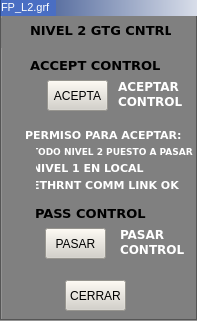
<?xml version="1.0" encoding="UTF-8"?>
<ui version="4.0">
 <class>WNivel2</class>
 <widget class="QWidget" name="WNivel2">
  <property name="geometry">
   <rect>
    <x>0</x>
    <y>0</y>
    <width>197</width>
    <height>321</height>
   </rect>
  </property>
  <property name="minimumSize">
   <size>
    <width>197</width>
    <height>321</height>
   </size>
  </property>
  <property name="maximumSize">
   <size>
    <width>197</width>
    <height>16777215</height>
   </size>
  </property>
  <property name="windowTitle">
   <string>WNivel2</string>
  </property>
  <property name="styleSheet">
   <string notr="true">background-color: rgb(128, 128, 128);</string>
  </property>
  <widget class="QFrame" name="frame">
   <property name="geometry">
    <rect>
     <x>1</x>
     <y>18</y>
     <width>195</width>
     <height>30</height>
    </rect>
   </property>
   <property name="styleSheet">
    <string notr="true">border: rgb(255, 255, 255);
color: none;
border-color: rgb(255, 255, 255);</string>
   </property>
   <property name="frameShape">
    <enum>QFrame::Box</enum>
   </property>
   <property name="frameShadow">
    <enum>QFrame::Raised</enum>
   </property>
  </widget>
  <widget class="QFrame" name="frame_2">
   <property name="geometry">
    <rect>
     <x>0</x>
     <y>0</y>
     <width>241</width>
     <height>16</height>
    </rect>
   </property>
   <property name="styleSheet">
    <string notr="true">background-color: qlineargradient(spread:pad, x1:0, y1:0, x2:1, y2:0, stop:0 rgba(43, 71, 134, 255), stop:1 rgba(255, 255, 255, 255));</string>
   </property>
   <property name="frameShape">
    <enum>QFrame::Panel</enum>
   </property>
   <property name="frameShadow">
    <enum>QFrame::Raised</enum>
   </property>
   <property name="lineWidth">
    <number>0</number>
   </property>
  </widget>
  <widget class="QLabel" name="lbNivGTGT">
   <property name="geometry">
    <rect>
     <x>30</x>
     <y>20</y>
     <width>141</width>
     <height>21</height>
    </rect>
   </property>
   <property name="baseSize">
    <size>
     <width>0</width>
     <height>0</height>
    </size>
   </property>
   <property name="font">
    <font>
     <family>Verdana</family>
     <pointsize>10</pointsize>
     <weight>75</weight>
     <bold>true</bold>
    </font>
   </property>
   <property name="text">
    <string>NIVEL 2 GTG CNTRL</string>
   </property>
  </widget>
  <widget class="QLabel" name="lbAcceptT">
   <property name="geometry">
    <rect>
     <x>30</x>
     <y>55</y>
     <width>141</width>
     <height>21</height>
    </rect>
   </property>
   <property name="baseSize">
    <size>
     <width>0</width>
     <height>0</height>
    </size>
   </property>
   <property name="font">
    <font>
     <family>Verdana</family>
     <pointsize>10</pointsize>
     <weight>75</weight>
     <bold>true</bold>
    </font>
   </property>
   <property name="text">
    <string>ACCEPT CONTROL</string>
   </property>
  </widget>
  <widget class="QPushButton" name="btAceptar">
   <property name="geometry">
    <rect>
     <x>47</x>
     <y>80</y>
     <width>61</width>
     <height>31</height>
    </rect>
   </property>
   <property name="styleSheet">
    <string notr="true">background-color: rgb(212, 208, 200);
</string>
   </property>
   <property name="text">
    <string>ACEPTA</string>
   </property>
  </widget>
  <widget class="QLabel" name="lbAceCT">
   <property name="geometry">
    <rect>
     <x>118</x>
     <y>74</y>
     <width>68</width>
     <height>41</height>
    </rect>
   </property>
   <property name="baseSize">
    <size>
     <width>0</width>
     <height>0</height>
    </size>
   </property>
   <property name="font">
    <font>
     <family>Verdana</family>
     <pointsize>8</pointsize>
     <weight>75</weight>
     <bold>true</bold>
    </font>
   </property>
   <property name="text">
    <string>&lt;!DOCTYPE HTML PUBLIC &quot;-//W3C//DTD HTML 4.0//EN&quot; &quot;http://www.w3.org/TR/REC-html40/strict.dtd&quot;&gt;
&lt;html&gt;&lt;head&gt;&lt;meta name=&quot;qrichtext&quot; content=&quot;1&quot; /&gt;&lt;style type=&quot;text/css&quot;&gt;
p, li { white-space: pre-wrap; }
&lt;/style&gt;&lt;/head&gt;&lt;body style=&quot; font-family:'Verdana'; font-size:8pt; font-weight:600; font-style:normal;&quot;&gt;
&lt;p style=&quot; margin-top:0px; margin-bottom:0px; margin-left:0px; margin-right:0px; -qt-block-indent:0; text-indent:0px;&quot;&gt;&lt;span style=&quot; font-size:9pt; color:#ffffff;&quot;&gt;ACEPTAR&lt;/span&gt;&lt;/p&gt;
&lt;p style=&quot; margin-top:0px; margin-bottom:0px; margin-left:0px; margin-right:0px; -qt-block-indent:0; text-indent:0px;&quot;&gt;&lt;span style=&quot; font-size:9pt; color:#ffffff;&quot;&gt;CONTROL&lt;/span&gt;&lt;/p&gt;&lt;/body&gt;&lt;/html&gt;</string>
   </property>
  </widget>
  <widget class="QLabel" name="lbPerA">
   <property name="geometry">
    <rect>
     <x>25</x>
     <y>125</y>
     <width>165</width>
     <height>20</height>
    </rect>
   </property>
   <property name="font">
    <font>
     <family>Verdana</family>
     <pointsize>8</pointsize>
     <weight>75</weight>
     <bold>true</bold>
    </font>
   </property>
   <property name="text">
    <string>&lt;!DOCTYPE HTML PUBLIC &quot;-//W3C//DTD HTML 4.0//EN&quot; &quot;http://www.w3.org/TR/REC-html40/strict.dtd&quot;&gt;
&lt;html&gt;&lt;head&gt;&lt;meta name=&quot;qrichtext&quot; content=&quot;1&quot; /&gt;&lt;style type=&quot;text/css&quot;&gt;
p, li { white-space: pre-wrap; }
&lt;/style&gt;&lt;/head&gt;&lt;body style=&quot; font-family:'Verdana'; font-size:8pt; font-weight:600; font-style:normal;&quot;&gt;
&lt;p style=&quot; margin-top:0px; margin-bottom:0px; margin-left:0px; margin-right:0px; -qt-block-indent:0; text-indent:0px;&quot;&gt;&lt;span style=&quot; color:#ffffff;&quot;&gt;PERMISO PARA ACEPTAR:&lt;/span&gt;&lt;/p&gt;&lt;/body&gt;&lt;/html&gt;</string>
   </property>
  </widget>
  <widget class="QLabel" name="lbTodP">
   <property name="geometry">
    <rect>
     <x>32</x>
     <y>142</y>
     <width>165</width>
     <height>20</height>
    </rect>
   </property>
   <property name="font">
    <font>
     <family>Verdana</family>
     <pointsize>7</pointsize>
     <weight>75</weight>
     <bold>true</bold>
    </font>
   </property>
   <property name="styleSheet">
    <string notr="true">background-color: rgba(255, 255, 255, 0);</string>
   </property>
   <property name="text">
    <string>&lt;!DOCTYPE HTML PUBLIC &quot;-//W3C//DTD HTML 4.0//EN&quot; &quot;http://www.w3.org/TR/REC-html40/strict.dtd&quot;&gt;
&lt;html&gt;&lt;head&gt;&lt;meta name=&quot;qrichtext&quot; content=&quot;1&quot; /&gt;&lt;style type=&quot;text/css&quot;&gt;
p, li { white-space: pre-wrap; }
&lt;/style&gt;&lt;/head&gt;&lt;body style=&quot; font-family:'Verdana'; font-size:7pt; font-weight:600; font-style:normal;&quot;&gt;
&lt;p style=&quot; margin-top:0px; margin-bottom:0px; margin-left:0px; margin-right:0px; -qt-block-indent:0; text-indent:0px;&quot;&gt;&lt;span style=&quot; color:#ffffff;&quot;&gt;TODO NIVEL 2 PUESTO A PASAR&lt;/span&gt;&lt;/p&gt;&lt;/body&gt;&lt;/html&gt;</string>
   </property>
  </widget>
  <widget class="QLabel" name="lbNivL">
   <property name="geometry">
    <rect>
     <x>32</x>
     <y>158</y>
     <width>121</width>
     <height>20</height>
    </rect>
   </property>
   <property name="font">
    <font>
     <family>Verdana</family>
     <pointsize>8</pointsize>
     <weight>75</weight>
     <bold>true</bold>
    </font>
   </property>
   <property name="text">
    <string>&lt;!DOCTYPE HTML PUBLIC &quot;-//W3C//DTD HTML 4.0//EN&quot; &quot;http://www.w3.org/TR/REC-html40/strict.dtd&quot;&gt;
&lt;html&gt;&lt;head&gt;&lt;meta name=&quot;qrichtext&quot; content=&quot;1&quot; /&gt;&lt;style type=&quot;text/css&quot;&gt;
p, li { white-space: pre-wrap; }
&lt;/style&gt;&lt;/head&gt;&lt;body style=&quot; font-family:'Verdana'; font-size:8pt; font-weight:600; font-style:normal;&quot;&gt;
&lt;p style=&quot; margin-top:0px; margin-bottom:0px; margin-left:0px; margin-right:0px; -qt-block-indent:0; text-indent:0px;&quot;&gt;&lt;span style=&quot; color:#ffffff;&quot;&gt;NIVEL 1 EN LOCAL&lt;/span&gt;&lt;/p&gt;&lt;/body&gt;&lt;/html&gt;</string>
   </property>
  </widget>
  <widget class="QLabel" name="lbEthC">
   <property name="geometry">
    <rect>
     <x>32</x>
     <y>175</y>
     <width>151</width>
     <height>20</height>
    </rect>
   </property>
   <property name="font">
    <font>
     <family>Verdana</family>
     <pointsize>8</pointsize>
     <weight>75</weight>
     <bold>true</bold>
    </font>
   </property>
   <property name="text">
    <string>&lt;!DOCTYPE HTML PUBLIC &quot;-//W3C//DTD HTML 4.0//EN&quot; &quot;http://www.w3.org/TR/REC-html40/strict.dtd&quot;&gt;
&lt;html&gt;&lt;head&gt;&lt;meta name=&quot;qrichtext&quot; content=&quot;1&quot; /&gt;&lt;style type=&quot;text/css&quot;&gt;
p, li { white-space: pre-wrap; }
&lt;/style&gt;&lt;/head&gt;&lt;body style=&quot; font-family:'Verdana'; font-size:8pt; font-weight:600; font-style:normal;&quot;&gt;
&lt;p style=&quot; margin-top:0px; margin-bottom:0px; margin-left:0px; margin-right:0px; -qt-block-indent:0; text-indent:0px;&quot;&gt;&lt;span style=&quot; color:#ffffff;&quot;&gt;ETHRNT COMM LINK OK&lt;/span&gt;&lt;/p&gt;&lt;/body&gt;&lt;/html&gt;</string>
   </property>
  </widget>
  <widget class="QLabel" name="lbPassT">
   <property name="geometry">
    <rect>
     <x>35</x>
     <y>203</y>
     <width>141</width>
     <height>21</height>
    </rect>
   </property>
   <property name="baseSize">
    <size>
     <width>0</width>
     <height>0</height>
    </size>
   </property>
   <property name="font">
    <font>
     <family>Verdana</family>
     <pointsize>10</pointsize>
     <weight>75</weight>
     <bold>true</bold>
    </font>
   </property>
   <property name="text">
    <string>PASS CONTROL</string>
   </property>
  </widget>
  <widget class="QLabel" name="lbPasCT">
   <property name="geometry">
    <rect>
     <x>120</x>
     <y>222</y>
     <width>68</width>
     <height>41</height>
    </rect>
   </property>
   <property name="baseSize">
    <size>
     <width>0</width>
     <height>0</height>
    </size>
   </property>
   <property name="font">
    <font>
     <family>Verdana</family>
     <pointsize>8</pointsize>
     <weight>75</weight>
     <bold>true</bold>
    </font>
   </property>
   <property name="text">
    <string>&lt;!DOCTYPE HTML PUBLIC &quot;-//W3C//DTD HTML 4.0//EN&quot; &quot;http://www.w3.org/TR/REC-html40/strict.dtd&quot;&gt;
&lt;html&gt;&lt;head&gt;&lt;meta name=&quot;qrichtext&quot; content=&quot;1&quot; /&gt;&lt;style type=&quot;text/css&quot;&gt;
p, li { white-space: pre-wrap; }
&lt;/style&gt;&lt;/head&gt;&lt;body style=&quot; font-family:'Verdana'; font-size:8pt; font-weight:600; font-style:normal;&quot;&gt;
&lt;p style=&quot; margin-top:0px; margin-bottom:0px; margin-left:0px; margin-right:0px; -qt-block-indent:0; text-indent:0px;&quot;&gt;&lt;span style=&quot; font-size:9pt; color:#ffffff;&quot;&gt;PASAR&lt;/span&gt;&lt;/p&gt;
&lt;p style=&quot; margin-top:0px; margin-bottom:0px; margin-left:0px; margin-right:0px; -qt-block-indent:0; text-indent:0px;&quot;&gt;&lt;span style=&quot; font-size:9pt; color:#ffffff;&quot;&gt;CONTROL&lt;/span&gt;&lt;/p&gt;&lt;/body&gt;&lt;/html&gt;</string>
   </property>
  </widget>
  <widget class="QPushButton" name="btPasar">
   <property name="geometry">
    <rect>
     <x>45</x>
     <y>228</y>
     <width>61</width>
     <height>31</height>
    </rect>
   </property>
   <property name="styleSheet">
    <string notr="true">background-color: rgb(212, 208, 200);
</string>
   </property>
   <property name="text">
    <string>PASAR</string>
   </property>
  </widget>
  <widget class="QPushButton" name="btCerrar">
   <property name="geometry">
    <rect>
     <x>65</x>
     <y>280</y>
     <width>61</width>
     <height>31</height>
    </rect>
   </property>
   <property name="styleSheet">
    <string notr="true">background-color: rgb(212, 208, 200);</string>
   </property>
   <property name="text">
    <string>CERRAR</string>
   </property>
  </widget>
  <widget class="QLabel" name="lbIP">
   <property name="geometry">
    <rect>
     <x>1</x>
     <y>0</y>
     <width>55</width>
     <height>16</height>
    </rect>
   </property>
   <property name="font">
    <font>
     <pointsize>5</pointsize>
    </font>
   </property>
   <property name="styleSheet">
    <string notr="true">background-color: rgb(74, 110, 195);</string>
   </property>
   <property name="text">
    <string>&lt;!DOCTYPE HTML PUBLIC &quot;-//W3C//DTD HTML 4.0//EN&quot; &quot;http://www.w3.org/TR/REC-html40/strict.dtd&quot;&gt;
&lt;html&gt;&lt;head&gt;&lt;meta name=&quot;qrichtext&quot; content=&quot;1&quot; /&gt;&lt;style type=&quot;text/css&quot;&gt;
p, li { white-space: pre-wrap; }
&lt;/style&gt;&lt;/head&gt;&lt;body style=&quot; font-family:'MS Shell Dlg 2'; font-size:5pt; font-weight:400; font-style:normal;&quot;&gt;
&lt;p style=&quot; margin-top:0px; margin-bottom:0px; margin-left:0px; margin-right:0px; -qt-block-indent:0; text-indent:0px;&quot;&gt;&lt;span style=&quot; font-size:8pt; color:#ffffff;&quot;&gt;FP_L2.grf&lt;/span&gt;&lt;/p&gt;&lt;/body&gt;&lt;/html&gt;</string>
   </property>
  </widget>
  <widget class="AWMultiObject" name="ldNiv2">
   <property name="geometry">
    <rect>
     <x>15</x>
     <y>145</y>
     <width>21</width>
     <height>21</height>
    </rect>
   </property>
   <property name="ElementType">
    <enum>AWMultiObject::CIRLED</enum>
   </property>
   <property name="Value" stdset="0">
    <number>0</number>
   </property>
  </widget>
  <widget class="AWMultiObject" name="ldNiv1">
   <property name="geometry">
    <rect>
     <x>15</x>
     <y>160</y>
     <width>21</width>
     <height>21</height>
    </rect>
   </property>
   <property name="ElementType">
    <enum>AWMultiObject::CIRLED</enum>
   </property>
   <property name="OnColor">
    <enum>AWMultiObject::Red</enum>
   </property>
   <property name="OffColor">
    <enum>AWMultiObject::Green</enum>
   </property>
   <property name="Value" stdset="0">
    <number>0</number>
   </property>
  </widget>
  <widget class="AWMultiObject" name="ldComOk">
   <property name="geometry">
    <rect>
     <x>15</x>
     <y>175</y>
     <width>21</width>
     <height>21</height>
    </rect>
   </property>
   <property name="ElementType">
    <enum>AWMultiObject::CIRLED</enum>
   </property>
   <property name="OffColor">
    <enum>AWMultiObject::Red</enum>
   </property>
  </widget>
  <widget class="QLabel" name="lbFondo">
   <property name="geometry">
    <rect>
     <x>0</x>
     <y>0</y>
     <width>198</width>
     <height>321</height>
    </rect>
   </property>
   <property name="styleSheet">
    <string notr="true">background-color: rgb(128, 128, 128);</string>
   </property>
   <property name="frameShape">
    <enum>QFrame::Box</enum>
   </property>
   <property name="frameShadow">
    <enum>QFrame::Sunken</enum>
   </property>
   <property name="text">
    <string/>
   </property>
  </widget>
  <zorder>lbFondo</zorder>
  <zorder>frame</zorder>
  <zorder>frame_2</zorder>
  <zorder>lbNivGTGT</zorder>
  <zorder>lbAcceptT</zorder>
  <zorder>btAceptar</zorder>
  <zorder>lbAceCT</zorder>
  <zorder>lbPerA</zorder>
  <zorder>lbTodP</zorder>
  <zorder>lbNivL</zorder>
  <zorder>lbEthC</zorder>
  <zorder>lbPassT</zorder>
  <zorder>lbPasCT</zorder>
  <zorder>btPasar</zorder>
  <zorder>btCerrar</zorder>
  <zorder>lbIP</zorder>
  <zorder>ldNiv2</zorder>
  <zorder>ldNiv1</zorder>
  <zorder>ldComOk</zorder>
 </widget>
 <layoutdefault spacing="6" margin="11"/>
 <customwidgets>
  <customwidget>
   <class>AWMultiObject</class>
   <extends>QWidget</extends>
   <header>awmultiobject.h</header>
  </customwidget>
 </customwidgets>
 <resources/>
 <connections/>
</ui>
